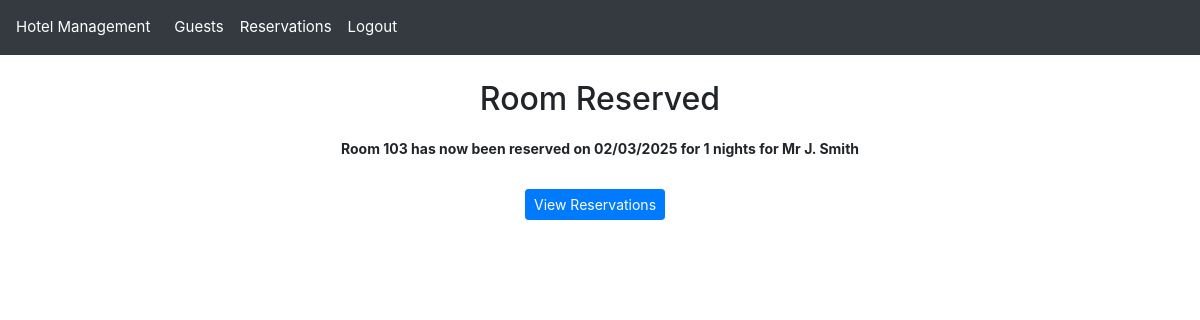
The app's page /reservation/22/confirmed (signed in) with its own data.
### hotel_app/models.py (models this page shows, shortened)
class Reservation(models.Model):
    STATUS_CHOICES = [
        ("RE", "Reserved"),  # Initial reservation status
        ("IN", "Checked In"),  # Guest has arrived and checked in
        ("OT", "Checked Out"),  # Guest has completed their stay
    ]
    reservation_id = models.AutoField(
        primary_key=True,
        help_text="Unique identifier for the reservation"
    )
    guest = models.ForeignKey(
        Guest,
        null=True,
        on_delete=models.SET_NULL,
        related_name="reservations",
        help_text="Guest making the reservation"
    )
    room_number = models.ForeignKey(
        Room,
        null=True,
        on_delete=models.SET_NULL,
        related_name="reservations",
        help_text="Room assigned to this reservation"
    )
    reservation_date_time = models.DateTimeField(
        help_text="Date and time when the reservation was made"
    )
    price = models.DecimalField(
        max_digits=6,
        decimal_places=2,
        help_text="Total price for the entire stay"
    )
    amount_paid = models.DecimalField(
        max_digits=6,
        decimal_places=2,
        help_text="Amount already paid by the guest"
    )
    number_of_guests = models.PositiveSmallIntegerField(
        help_text="Number of guests staying in the room"
    )
    start_of_stay = models.DateField(
        help_text="Check-in date"
    )
    length_of_stay = models.PositiveSmallIntegerField(
        help_text="Number of nights booked"
    )
    end_date = models.DateField(null=True, blank=True) # this will be derived from start_of_stay and length_of_stay during save()
    status_code = models.CharField(
        max_length=2,
        choices=STATUS_CHOICES,
        help_text="Current status of the reservation"
    )
    notes = models.TextField(
        max_length=500,
        blank=True,
        null=True,
        validators=[
            RegexValidator(
                r'^[A-Za-z0-9\-\',\.\!\?\s]+$',
                message="Notes can only contain letters, numbers, basic punctuation and spaces"
            )
        ],
        help_text="Additional notes or special requests for the reservation"
    )
    def save(self, *args, **kwargs):
        if self.start_of_stay and self.length_of_stay:
            self.end_date = self.start_of_stay + timedelta(days=self.length_of_stay)
        self.full_clean()  # Call full_clean before saving to force validation
        super().save(*args, **kwargs)

class Room(models.Model):
    room_number = models.IntegerField(
        primary_key=True,
        unique=True,
        help_text="Unique identifier for the room (e.g., 101, 102, etc.)"
    )
    room_type = models.ForeignKey(
        RoomType,
        null=True,
        on_delete=models.SET_NULL,
        related_name="rooms",
        help_text="The type/category of this room, determining its features and price"
    )
    def __str__(self):
        room_str = f"{self.room_number}"
        logger.info(f"Room __str__ called: {room_str}")
        return room_str

class Guest(models.Model):
    guest_id = models.AutoField(primary_key=True)  # Unique identifier for each guest
    title = models.CharField(
        max_length=10,
        validators=[validate_title]
    )  # Guest's title (Mr., Mrs., Ms., etc.)
    first_name = models.CharField(
        max_length=50,
        validators=[
            RegexValidator(
                r'^[A-Za-z\-\' ]+$',
                message="First name can only contain letters, hyphens, apostrophes and spaces"
            )
        ]
    )  # Guest's first name
    last_name = models.CharField(
        max_length=50,
        validators=[
            RegexValidator(
                r'^[A-Za-z\-\' ]+$',
                message="Last name can only contain letters, hyphens, apostrophes and spaces"
            )
        ]
    )  # Guest's last name
    phone_number = models.CharField(
        max_length=11,
        validators=[
            RegexValidator(
                r'^(07\d{9}|0\d{10})$',
                message="Phone number must be a valid UK number with only digits (e.g., '07123456789' or '02012345678')"
            )
        ]
    )  # Contact phone number
    email = models.EmailField(
        max_length=320,
        validators=[
            RegexValidator(
                r'^[a-zA-Z0-9._%+-]+@[a-zA-Z0-9.-]+\.[a-zA-Z]{2,}$',
                message="Please enter a valid email address"
            )
        ]
    )  # Contact email address
    address_line1 = models.CharField(
        max_length=80,
        validators=[
            RegexValidator(
                r'^[A-Za-z0-9\-\',\. ]+$',
                message="Address can only contain letters, numbers, hyphens, apostrophes, commas, periods and spaces"
            )
        ]
    )  # Primary address line
    address_line2 = models.CharField(
        max_length=80,
        blank=True,
        null=True,
        validators=[
            RegexValidator(
                r'^[A-Za-z0-9\-\',\. ]+$',
                message="Address can only contain letters, numbers, hyphens, apostrophes, commas, periods and spaces"
            )
        ]
    )  # Secondary address line (optional)
    city = models.CharField(
        max_length=80,
        validators=[
            RegexValidator(
                r'^[A-Za-z\-\' ]+$',
                message="City can only contain letters, hyphens, apostrophes and spaces"
            )
        ]
    )  # City of residence
    county = models.CharField(
        max_length=80,
        validators=[
            RegexValidator(
                r'^[A-Za-z\-\' ]+$',
                message="County can only contain letters, hyphens, apostrophes and spaces"
            )
        ]
    )  # County/state/region
    postcode = models.CharField(
        max_length=8,
        validators=[
            RegexValidator(
                r'^([A-Za-z][A-Ha-hJ-Yj-y]?\d[A-Za-z\d]? ?\d[A-Za-z]{2}|GIR ?0A{2})$',
                message="Please enter a valid UK postcode (e.g., 'SW1A 1AA', 'M1 1AA' or 'B338TH')"
            )
        ]
    )  # Postal/ZIP code
    @property
    def display_name(self):
        display_name = f"{self.title} {self.first_name[0]}. {self.last_name}"
        logger.info(f"Guest display_name property called: {display_name}")
        return display_name

### hotel_app/views.py (the view)
# urls.py: path('reservation/<int:reservation_id>/confirmed', views.reservation_confirmed_view, name="reservation_confirmed"), # Show Reservation Confirmation
@login_required
def reservation_confirmed_view(request, reservation_id):
    logger.info(f"Accessing reservation confirmation for reservation_id: {reservation_id}")
    try:
        reservation = Reservation.objects.get(reservation_id=reservation_id)
        logger.info(f"Found reservation for guest: {reservation.guest.display_name}, "
                   f"Room: {reservation.room_number.room_number}, "
                   f"Check-in: {reservation.start_of_stay}")
        logger.info("Rendering reservation confirmation page")
        return render(request, 'reservation_confirmed.html',
                     {'reservation': reservation})
    except Reservation.DoesNotExist:
        logger.error(f"Attempted to access non-existent reservation ID: {reservation_id}")
        raise

### hotel_app/templatetags/custom_filters.py (called while the page is built)
@register.filter(name='is_in_group')
def is_in_group(user, group_name):
    return user.groups.filter(name=group_name).exists()

### hotel_app/templates/reservation_confirmed.html (shortened to what this page needs)
{% extends "base.html" %}
{% block content %}
  <h2 class="confirm-header">Room Reserved</h2>
  <p class="confirm-context">Room {{ reservation.room_number }} has now been reserved on {{ reservation.start_of_stay|date:"d/m/Y" }} for {{ reservation.length_of_stay }} nights for {{ reservation.guest.display_name }}</p>
  <form  method="post" class="text-center">
    <div class="button-group">
      <a href="{% url 'reservation_list' %}" class="btn btn-primary btn-sm" role="button">View Reservations</a>
    </div>
  </form>
{% endblock content %}

### static/css/styles.css (style rules this page uses)
body { padding-top: 56px; font-size: 14px; }
.confirm-header { text-align: center; margin-bottom: 20px; }
.confirm-context { font-weight: bold; text-align: center; margin-bottom: 30px; }
.button-group a, button { margin-right: 10px; }

### records on screen
Reservation: room_number "103", start_of_stay "02/03/2025", length_of_stay "1", guest.display_name "Mr J. Smith"
